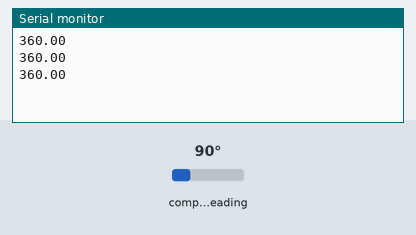
Bench run of a sketch on a simulated Arduino Uno, built with avr-gcc and run on an emulated ATmega328P. Parts: the last lines printed to the serial monitor. Wiring (inferred from the names in the program): HMC5883L compass at I2C address 0x1E. The inputs (shaded band) are chosen by the test bench; at power-on: compass heading 90°.

Above: at 1.3 s.
1.4 s: compass heading set to 7°
At 1.9 s:
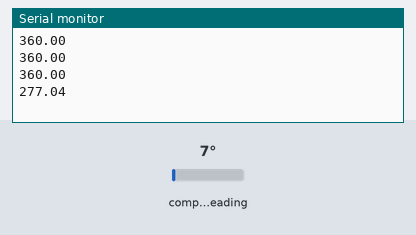
2.9 s: compass heading set to 180°
At 3.4 s:
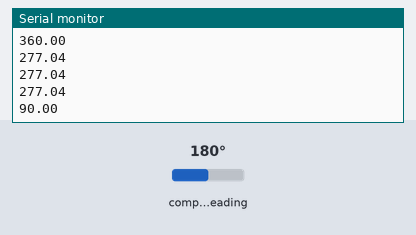
Timing chart, 0 to 5.9 s (numbered marks = the images above; inputs shaded):
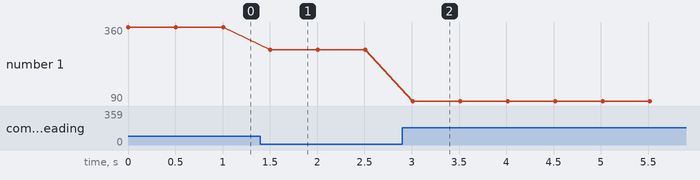

Measured:
- after the input at 1.4 s, the serial monitor: prints a new line after 0.11 s (image 1)
- after the input at 2.9 s, the serial monitor: prints a new line after 0.11 s (image 2)
- plotted number 1: 360 → 277.04 after the input at 1.4 s, 277.04 → 90 after the input at 2.9 s

The sketch:

sketch_feb25a.ino
```cpp
#include <Wire.h>

#define Addr 0x1E               // 7-bit address of HMC5883 compass

void setup() {
  Serial.begin(9600);
  Serial.println();
  Wire.begin();

  // Set operating mode to continuous
  Wire.beginTransmission(Addr);
  Wire.write(byte(0x02));
  Wire.write(byte(0x00));
  Wire.endTransmission();

}

void loop() {
  int x, y, z;

  // Initiate communications with compass
  Wire.beginTransmission(Addr);
  Wire.write(byte(0x03));       // Send request to X MSB register
  Wire.endTransmission();

  Wire.requestFrom(Addr, 6);    // Request 6 bytes; 2 bytes per axis
  if(Wire.available() <=6) {    // If 6 bytes available
    x = Wire.read() << 8 | Wire.read();
    z = Wire.read() << 8 | Wire.read();
    y = Wire.read() << 8 | Wire.read();
  }
  // If compass module lies flat on the ground with no tilt,
  // just x and y are needed for calculation
  float heading=atan2(x, y)/0.0174532925;
  if(heading < 0) heading+=360;
  heading=360-heading; // N=0/360, E=90, S=180, W=270
  Serial.println(heading);
  delay(500);
}
```
